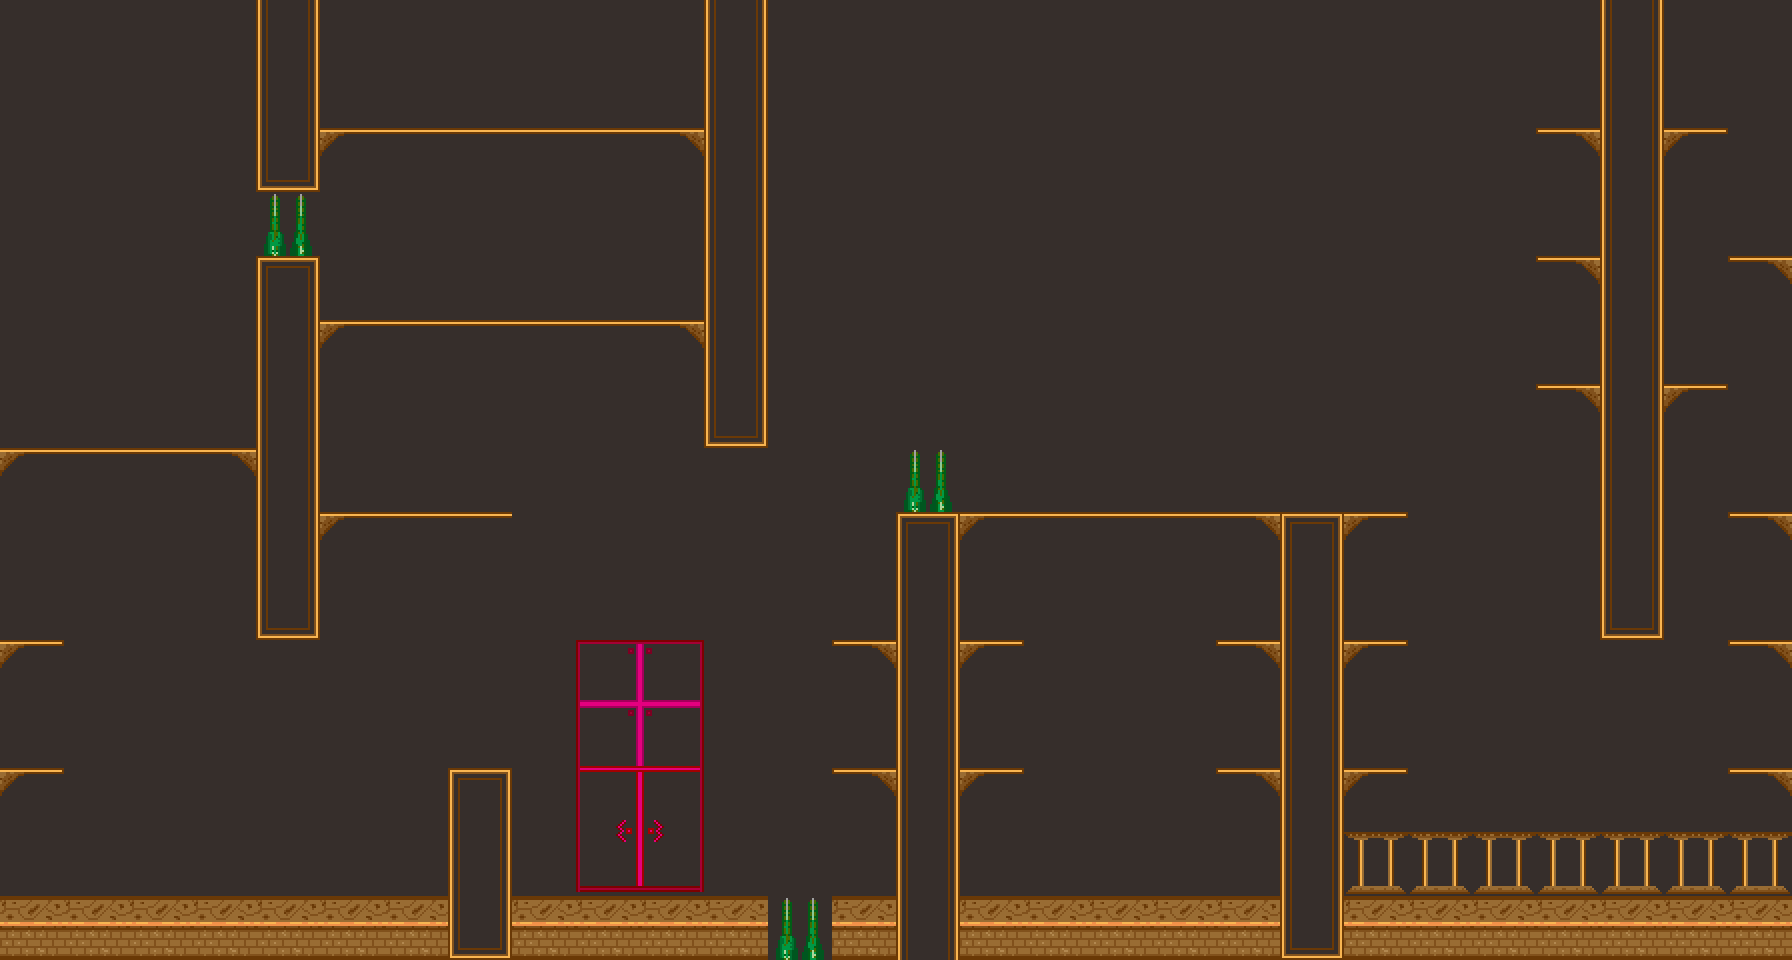

This is a level from a 2D game, rendered from its Tiled map with the project's own tilesets. A one-line summary and the map file follow, with tile-layer data summarised:
An orthogonal 28x15 tile map with 64x64 px tiles, 1 tile layer (StaticLayer) and 16 objects.

<map version="1.0" orientation="orthogonal" renderorder="right-down" width="28" height="15" tilewidth="64" tileheight="64" nextobjectid="1">
 <tileset firstgid="1" name="Map" tilewidth="64" tileheight="64" tilecount="28" columns="7">
  <image source="Map.png" width="448" height="256" />
  <tile id="0">
   <properties>
    <property name="type" value="1" />
   </properties>
   <objectgroup draworder="index">
    <object id="0" x="0" y="0" width="64" height="64" />
   </objectgroup>
  </tile>
  <tile id="1">
   <properties>
    <property name="type" value="misc" />
   </properties>
   <objectgroup draworder="index" />
  </tile>
  <tile id="2">
   <objectgroup draworder="index">
    <object id="0" x="0" y="22" width="14" height="1.7" />
   </objectgroup>
  </tile>
  <tile id="5">
   <properties>
    <property name="type" value="2" />
   </properties>
   <objectgroup draworder="index">
    <object id="0" x="0" y="0" width="64" height="16" />
   </objectgroup>
  </tile>
  <tile id="6">
   <properties>
    <property name="type" value="2" />
   </properties>
   <objectgroup draworder="index">
    <object id="0" x="0" y="0" width="64" height="14" />
   </objectgroup>
  </tile>
  <tile id="7">
   <properties>
    <property name="type" value="1" />
   </properties>
   <objectgroup draworder="index">
    <object id="0" x="0" y="0" width="64" height="64" />
   </objectgroup>
  </tile>
  <tile id="8">
   <properties>
    <property name="type" value="3" />
   </properties>
   <objectgroup draworder="index">
    <object id="0" x="0" y="0" width="64" height="6" />
   </objectgroup>
  </tile>
  <tile id="9">
   <properties>
    <property name="type" value="2" />
   </properties>
   <objectgroup draworder="index">
    <object id="0" x="0" y="0" width="64" height="6" />
   </objectgroup>
  </tile>
  <tile id="10">
   <properties>
    <property name="type" value="2" />
   </properties>
   <objectgroup draworder="index">
    <object id="0" x="0" y="0" width="64" height="6" />
   </objectgroup>
  </tile>
  <tile id="11">
   <properties>
    <property name="type" value="2" />
   </properties>
   <objectgroup draworder="index">
    <object id="0" x="0" y="0" width="64" height="6" />
   </objectgroup>
  </tile>
  <tile id="12">
   <objectgroup draworder="index" />
  </tile>
  <tile id="13">
   <objectgroup draworder="index" />
  </tile>
  <tile id="14">
   <properties>
    <property name="type" value="1" />
   </properties>
   <objectgroup draworder="index">
    <object id="0" x="0" y="0" width="64" height="64" />
   </objectgroup>
  </tile>
  <tile id="15">
   <properties>
    <property name="type" value="3" />
   </properties>
   <objectgroup draworder="index">
    <object id="0" x="0" y="0" width="64" height="6" />
   </objectgroup>
  </tile>
  <tile id="16">
   <properties>
    <property name="type" value="0" />
   </properties>
   <objectgroup draworder="index">
    <object id="0" x="0" y="15" width="64" height="49" />
   </objectgroup>
  </tile>
  <tile id="17">
   <properties>
    <property name="type" value="5" />
   </properties>
   <objectgroup draworder="index">
    <object id="0" x="0" y="0" width="64" height="64" />
   </objectgroup>
  </tile>
  <tile id="18">
   <properties>
    <property name="type" value="4" />
   </properties>
  </tile>
  <tile id="19">
   <objectgroup draworder="index" />
  </tile>
  <tile id="20">
   <objectgroup draworder="index" />
  </tile>
  <tile id="21">
   <objectgroup draworder="index">
    <object id="0" x="18" y="0" width="14" height="10" />
   </objectgroup>
  </tile>
  <tile id="22">
   <objectgroup draworder="index">
    <object id="0" x="0" y="0" width="31" height="10" />
   </objectgroup>
  </tile>
  <tile id="23">
   <objectgroup draworder="index">
    <object id="0" x="0" y="0" width="14" height="10" />
   </objectgroup>
  </tile>
  <tile id="26">
   <objectgroup draworder="index" />
  </tile>
  <tile id="27">
   <objectgroup draworder="index" />
  </tile>
 </tileset>
 <layer name="StaticLayer" width="28" height="15">
  <data>[420 cells, 420 non-empty, 20 distinct tile ids]</data>
 </layer>
</map>